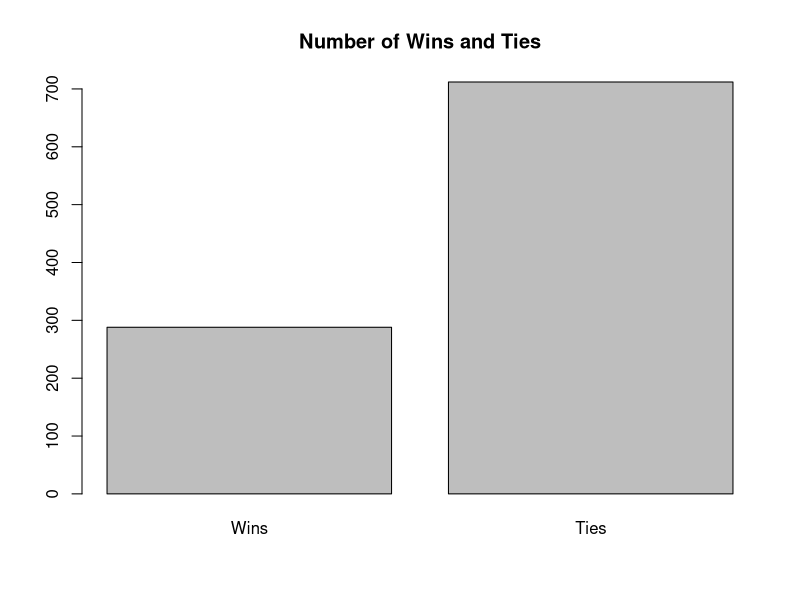
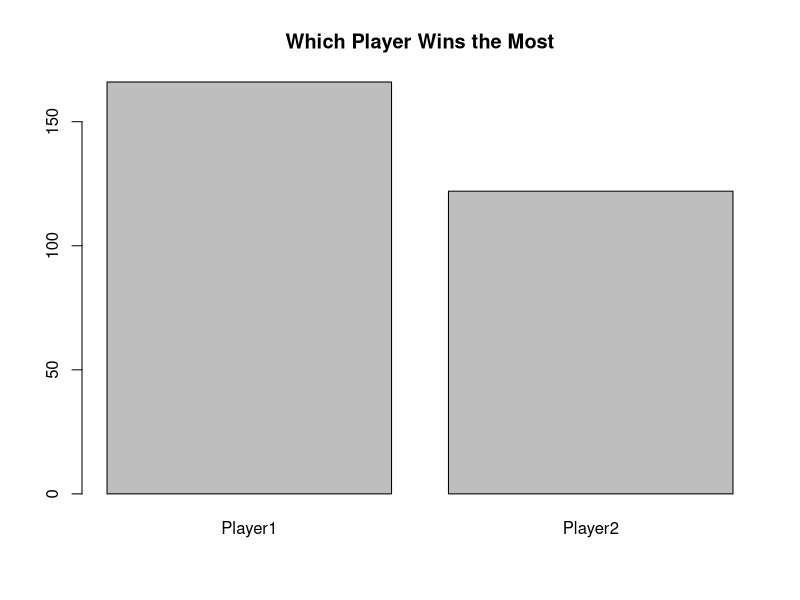
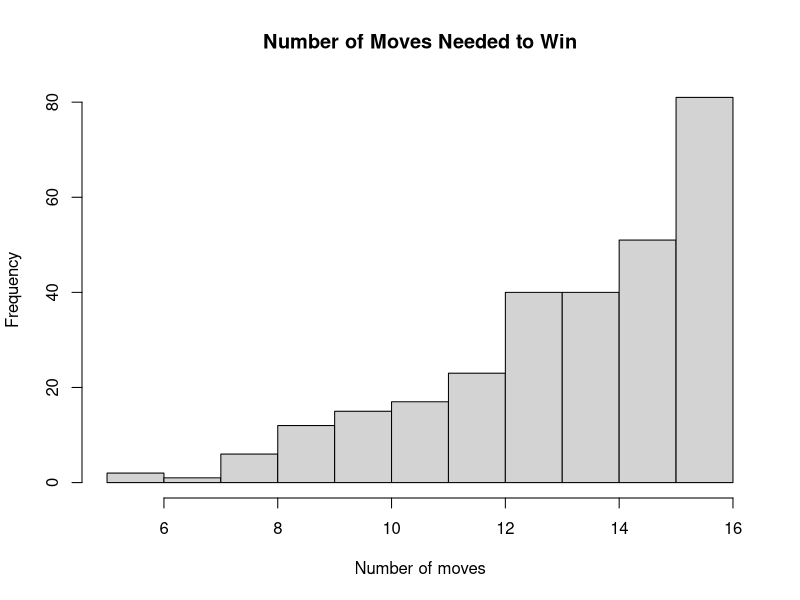
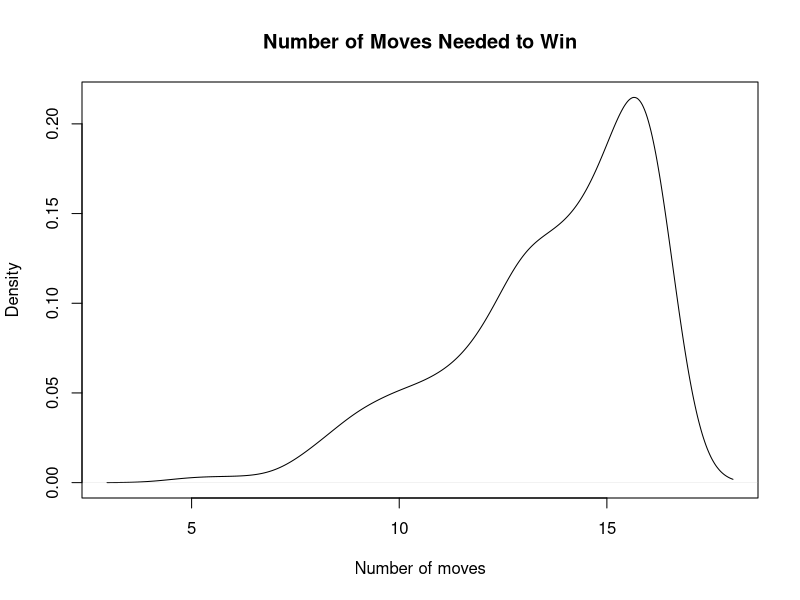
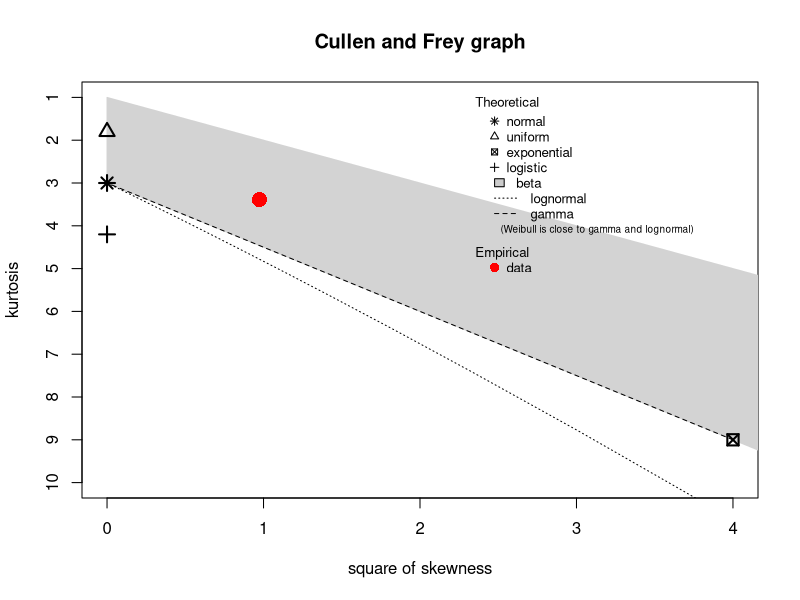
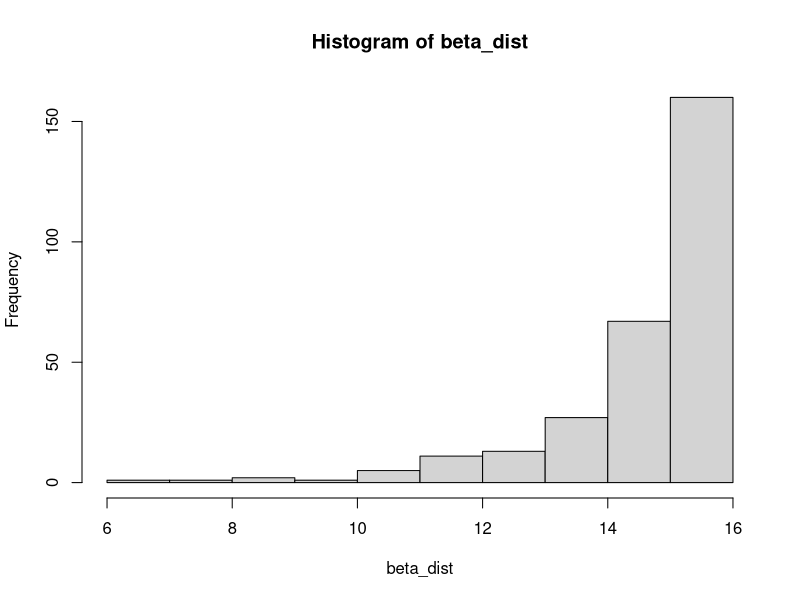
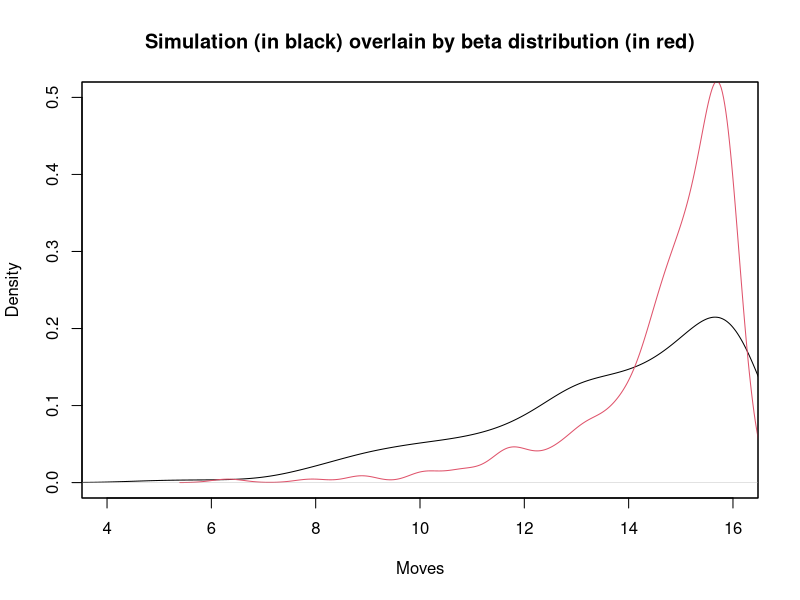
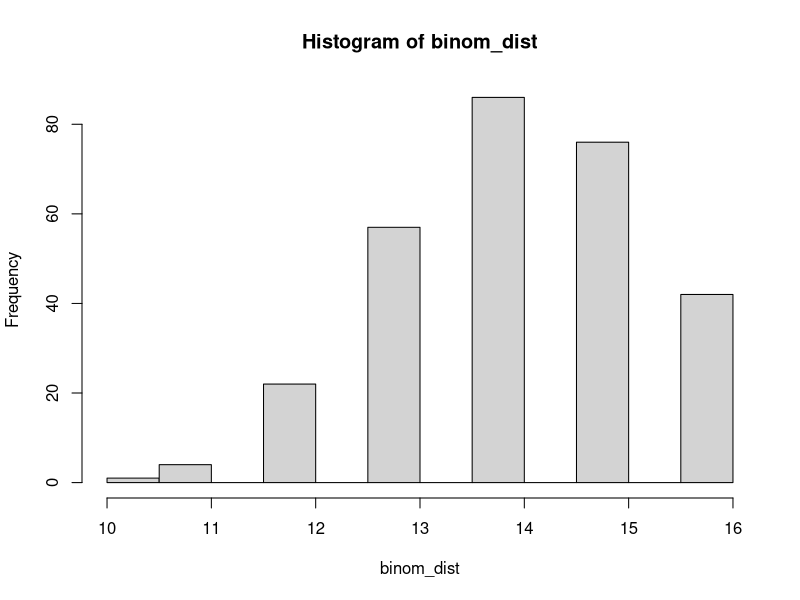

These figures' R source, in order:
## ---- chunk 1

knitr::opts_chunk$set(echo = TRUE)
library(tidyverse)
library(fitdistrplus)

## ---- chunk 2

# Functions

ret_pawn_list <- function() {
    for (i in seq(1, 16)) {
        print(paste(i, ret_pawn_txt(i)))
    }
}

# Ret pawn type
ret_pawn_type <- function(t) {
    if (t == 1) {
        return('fill')
    } else if (t == 2) {
        return ('shape')
    } else if (t == 3) {
        return ('color')
    } else if (t == 4) {
        return ('size')
    } else {
        return ('unhandled')
    }
}

# Return pawn array at pawn #
ret_pawn_arr <- function(i) {
  if (i == 0) {
    return(rep(NA, 4))
  } else {
    i_fill <- pawns[[i]][[1]]
    i_shape <- pawns[[i]][[2]]
    i_color <- pawns[[i]][[3]]
    i_size <- pawns[[i]][[4]]
    i_inplay <- pawns[[i]][[5]]
    return(c(i_fill, i_shape, i_color, i_size, i_inplay))
  }
}

# Return pawn text at pawn #
ret_pawn_txt <- function(i) {
  if (i == 0) {
    return(NA)
  } else {
    i_fill <- pawn_fill[pawns[[i]][[1]]]
    i_shape <- pawn_shape[pawns[[i]][[2]]]
    i_color <- pawn_color[pawns[[i]][[3]]]
    i_size <- pawn_size[pawns[[i]][[4]]]
    i_inplay <- pawn_inplay[pawns[[i]][[5]]]
    return(paste(i_fill, i_shape, i_color, i_size, i_inplay))
  }
}

# Print game board
ret_board <- function(board) {
  ret <- matrix(nrow=4, ncol=4, 0)
  for (i in seq(1, 4)) {
    for (j in seq(1, 4)) {
      ret[i, j] = ret_pawn_txt(board[i, j])
    }
  }
  return(ret)
}

# Init squares on the game board - a square is a vector, and all it contains is (row, col)
init_squares <- function() {
    sqr <- vector(mode='list', length=16)
    k <- 0
    for (i in seq(1, 4)) {
      for (j in seq(1, 4)) {
        k <- k + 1
        sqr[[k]] <- c(i, j, 1)  # row, col, occupied(1=vacant, 2=occupied)
      }
    }
    return(sqr)
}

# Clear game board
clear_board <- function() {
  board <- matrix(nrow=4, ncol=4, data=0)
  return(board)
}

init_pawns <- function() {

    # Init pawn type vectors
    pawns <<- vector(mode='list', length=16)
    pawn_fill <<- c('solid', 'hollow')
    pawn_color <<- c('dark', 'light')
    pawn_shape <<- c('square', 'round')
    pawn_size <<- c('short', 'tall')
    pawn_inplay <<- c('avail', 'played')
    
    # Populate pawns
    i <- 0
    for (i_fill in seq(1, 2)) {
      for (i_color in seq(1, 2)) {
        for (i_shape in seq(1, 2)) {
          for (i_size in seq(1, 2)) {
            i <- i + 1
            pawns[[i]] <- c(i_fill, i_color, i_shape, i_size, 1)  # last component indicates if pawn is in play (1=avail)
          }
        }
      }
    }
    return(pawns)
    
}

# See if the game board is in a "won" state
is_won <- function(board) {

    # Check for victory condition
    for (d in seq(3, 4)) {  # d=1 rows, d=2 columns, d=3 down to the left, d=4 down to the right
        if (debugmode == T) {
            if (d == 1) {
                print('checking rows')
            } else if (d == 2) {
                print('checking columns')
            } else if (d == 3) {
                print('checking diagonal down and to the left')
            } else if (d == 4) {
                print('checking diagonal down and to the right')
            }
        }
        for (i in seq(1, 4)) {  # number of type of pawns (dark/lt, round/square, etc)
            for (j in seq(1, 2)) {  # values within each type (dark vs lt, etc)
                if (debugmode == T) {
                    print(paste0('    checking type ', ret_pawn_type(i), ', value ', j))
                }
                for (m in seq(1, 4)) {
                    if (debugmode == T) {
                        print(paste0('        checking row/column ', m))
                    }
                    num_same = 0
                    for (n in seq(1, 4)) {
                        p <- board[m, n]  # pawn id at row m, col n, assum d=1 (rows) for now
                        if (d == 2) {
                            p <- board[n, m]  # pawn id at row n, col m
                        } else if (d == 3) {
                            p <- board[n, n]  # pawn id at col n, row n
                        } else if (d == 4) {
                            p <- board[n, 5 - n]  # pawn id at col m, row n
                        }
                        if (debugmode == T) {
                            print(paste0('            ', ret_pawn_txt(p)))
                        }
                        if (p != 0) {  # make sure space isn't empty
                            if (pawns[[p]][[i]] == j) {
                                num_same <- num_same + 1
                            }
                        }
                    }
                }
                if (num_same == 4) {
                    if (debugmode == T) {
                        print(paste('returning true for (d, i, j, m, n) =', d, i, j, m, n))
                    }
                    return(T)
                }
                if (d > 2) {  # there is only one diagonal in each direction, so don't need to iterate 4 times
                    break
                }
            }
        }
    }
    return(F)
}

# Randomly populate board with a given number of pawns
random_board <- function(board, num_pawns) {
    s <- sample(sqr, num_pawns, replace=F)  # the list of squares in random order
    p <- sample(16, num_pawns, replace=F)  # the list of pawns in random order
    print(p)
    for (i in seq(1, num_pawns)) {
      i_row <- s[[i]][[1]]
      i_col <- s[[i]][[2]]
      i_pawn <- board[i_row, i_col]
      board[i_row, i_col] <- p[i]
      pawn_num <- p[i]
      pawns[[pawn_num]][[5]] <<- 2  # mark pawn as played
    }
    return(board)
}

# Play a pawn at random from all the remaining pawns not yet in play
play_random_pawn <- function() {
    is_pawn_avail <- (sapply(pawns, '[[', 5) == 1)  # true-false list of available pawns
    sel_pawn <- sample(pawns[is_pawn_avail], 1, replace=F) # select one available pawn at random
    i_sel_pawn <- which(match(pawns, sel_pawn) == 1)  # index of the selected pawn
    pawns[[i_sel_pawn]][[5]] <<- 2  # mark pawn as played
    is_sqr_avail <- (sapply(sqr, '[[', 3) == 1)  # true-false list of unoccupied squares
    sel_sqr <- sample(sqr[is_sqr_avail], 1, replace=F) # select one vacant square at random
    i_sel_sqr <- which(match(sqr, sel_sqr) == 1) # index of the selected square
    sqr[[i_sel_sqr]][[3]] <<- 2 # mark square as played
    i_row <- sqr[[i_sel_sqr]][[1]]
    i_col <- sqr[[i_sel_sqr]][[2]]
    board[i_row, i_col] <- i_sel_pawn
    return(board)
}

## ---- chunk 3

# Debug mode
debugmode = F

# Init game board
board <- matrix()
sqr <- init_squares()
board <- clear_board()
pawns <- init_pawns()

# Print list of pawns
print('Pawns:')
for (i in seq(1, 16)) {
  print(paste(i, ret_pawn_txt(i)))
}
print('')

## ---- chunk 4

# Iteratively play random games, talying the number of times the game is won and
# the number of wins by the first and second players
num_reps <- 1000  # the number of repetitions to perform
won_games <- c()  # the total number of games won
move_num <- c()  # the number of moves needed to win the game
set.seed(8)

# Iterate through reps
for (j in seq(1, num_reps)) {
    
    # Initialize game
    sqr <- init_squares()  # initialize game squares
    board <- clear_board()  # clear the game board
    pawns <- init_pawns()  # initialize the game pawns
    
    # Iterate through each square on the board
    for (i in seq(1, 16)) {
        board <- play_random_pawn()  # get index of pawn played
        game_is_won = F
        # Impossible for the game to be won unless there are at least 4 pawns on the board
        if (i > 3) {
            game_is_won <- is_won(board)  # see if board is won
        }
        if (game_is_won | i == 16) {
            # Add the number of won games to the tally
            won_games <- c(won_games, game_is_won)
            if (game_is_won) {
                # Add the number of moves required to win
                move_num <- c(move_num, i)
            } else {
                # If the game is a drawn, indicate this by setting move_num to zero
                move_num <- c(move_num, 0)
            }
            break
        }
    }
}

## ---- chunk 5

# Summary of games won
print('First 10 won games:')
print(won_games[1:10])
print('')
print('First 10 number of moves:')
print(move_num[1:10])
print('')
print(paste0('won ', sum(won_games), ' of ', num_reps, ' (', round(sum(won_games) / num_reps, 3), ')'))

# Who won the most - first player or second player
fun <- function(x) { return(ifelse(x == 0, 0, (x %% 2) + 1)) }
odd_even <- sapply(move_num, fun)
num_odd <- sum(odd_even == 1)
num_even <- sum(odd_even == 2)
total_won <- sum(won_games)
print(paste0('First player won: ', num_odd, ' of ', total_won, ' (', round(num_odd / total_won, 3), ')'))
print(paste0('Second player won: ', num_even, ' of ', total_won, ' (', round(num_even / total_won, 3), ')'))
print(paste0('Average number of moves to win (when the game is won): ', round(mean(move_num[move_num > 0]), 1)))
print(paste0('Median number of moves to win (when the game is won): ', median(move_num[move_num > 0])))

# Plot number of wins vs number of ties
barplot(c(Wins=length(won_games[won_games == T]), Ties=length(won_games[won_games == F])), main='Number of Wins and Ties')

# Which player wins the most
barplot(c(Player1=num_odd, Player2=num_even), main='Which Player Wins the Most')

# Plot number of moves to win
hist(move_num[move_num > 0], xlab='Number of moves', main='Number of Moves Needed to Win')
plot(density(move_num[move_num > 0]), xlab='Number of moves', main='Number of Moves Needed to Win')

## ---- chunk 6

# Create frequency table
df <- data.frame(table(move_num[move_num > 0]))
colnames(df) <- c('Moves', 'Freq')
df$Moves <- as.numeric(as.character((df$Moves)))
df$p <- df$Freq / sum(df$Freq)
mean_p <- sum(df$p * df$Freq) / sum(df$Freq)

## ---- chunk 7

# Find distribution
descdist(move_num[move_num > 0], discrete=F)

## ---- chunk 8

# Fit beta distribution
(fd <- fitdist(df$p, 'beta'))

## ---- chunk 9

# Create dummy table of zeros so all values from 1 to 16 are represented, merge with existing table
dftmp <- data.frame(Moves=seq(1, 16), Freq=0)
df <- df %>%
    merge(dftmp, all=T, by='Moves') %>%
    replace(is.na(.), 0) %>%
    group_by(Moves, p) %>%
    summarize(Freq = Freq.x + Freq.y, .groups='keep')

## ---- chunk 10

# Generate a sequence following the beta distribution using the specified estimates
beta_dist <- rbeta(n=total_won, shape1=fd$estimate[2], shape2=fd$estimate[1])
beta_dist <- beta_dist * 16
hist(beta_dist)

## ---- chunk 11

# Create frequency table for beta distribution
dfbeta <- data.frame(table(as.integer(beta_dist)))
colnames(dfbeta) <- c('Moves', 'Freq')
dfbeta$Moves <- as.numeric(as.character((dfbeta$Moves)))

# Create dummy table of zeros so all values from 1 to 16 are represented, merge with existing table
dfbeta <- dftmp %>%
    merge(dfbeta, all=T) %>%
    group_by(Moves) %>%
    summarize(Freq = sum(Freq))
dfbeta$p <- dfbeta$Freq / sum(dfbeta$Freq)

## ---- chunk 12

# Overlay plots
plot(density(move_num[move_num > 0]), 
     main='Simulation (in black) overlain by beta distribution (in red)', 
     xlab='', ylab='', xaxt='n', yaxt='n', xlim=c(4, 16), ylim=c(0, 0.5))
par(new=T)
plot(density(beta_dist), main='', col=2, 
     xlab='Moves', ylab='Density', xlim=c(4, 16), ylim=c(0, 0.5))

## ---- chunk 13

# Generate a sequence following the binomial distribution using the specified estimates
binom_dist <- rbinom(n=total_won,size=12,prob=1-mean_p)
binom_dist <- binom_dist + 4
hist(binom_dist)

## ---- chunk 14

# Create frequency table for binomial distribution
dfbinom <- data.frame(table(as.integer(binom_dist)))
colnames(dfbinom) <- c('Moves', 'Freq')
dfbinom$Moves <- as.numeric(as.character((dfbinom$Moves)))

# Create dummy table of zeros so all values from 1 to 16 are represented, merge with existing table
dfbinom <- dftmp %>%
    merge(dfbinom, all=T) %>%
    group_by(Moves) %>%
    summarize(Freq = sum(Freq))
dfbinom$p <- dfbinom$Freq / sum(dfbinom$Freq)

## ---- chunk 15

# Overlay plots
plot(density(move_num[move_num > 0]), 
     main='Simulation (in black) overlain by binomial distribution (in red)', 
     xlab='', ylab='', xaxt='n', yaxt='n', xlim=c(4, 16), ylim=c(0, 0.5))
par(new=T)
plot(density(binom_dist), main='', col=2, 
     xlab='Moves', ylab='Density', xlim=c(4, 16), ylim=c(0, 0.5))

## ---- chunk 16

# Chi-squared test comparing distributions
chisq.test(x=df$Moves, y=dfbeta$Moves)
chisq.test(x=df$Moves, y=dfbinom$Moves)
